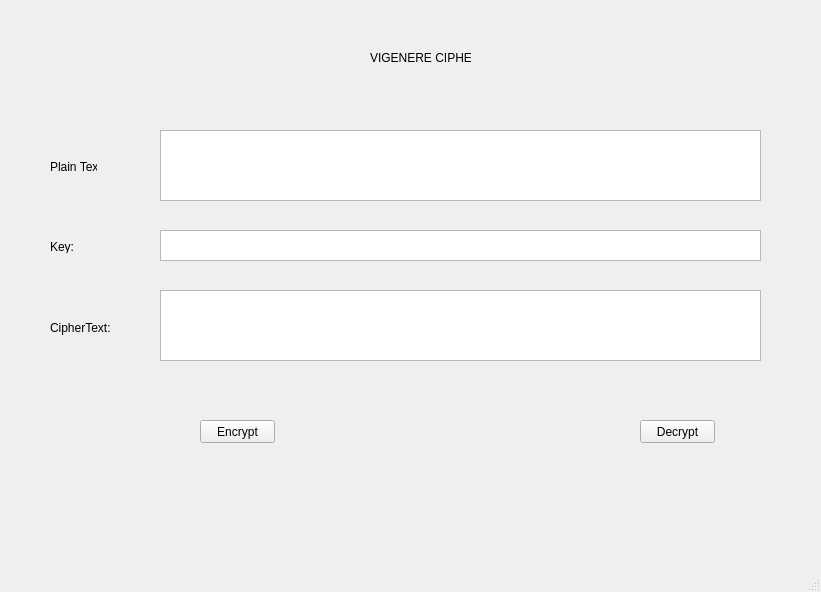
<?xml version="1.0" encoding="UTF-8"?>
<ui version="4.0">
 <class>MainWindow</class>
 <widget class="QMainWindow" name="MainWindow">
  <property name="geometry">
   <rect>
    <x>0</x>
    <y>0</y>
    <width>821</width>
    <height>592</height>
   </rect>
  </property>
  <property name="windowTitle">
   <string>MainWindow</string>
  </property>
  <widget class="QWidget" name="centralwidget">
   <widget class="QLabel" name="label">
    <property name="geometry">
     <rect>
      <x>50</x>
      <y>160</y>
      <width>47</width>
      <height>13</height>
     </rect>
    </property>
    <property name="text">
     <string>Plain Text:</string>
    </property>
   </widget>
   <widget class="QPlainTextEdit" name="PlainText_plt">
    <property name="geometry">
     <rect>
      <x>160</x>
      <y>130</y>
      <width>601</width>
      <height>71</height>
     </rect>
    </property>
   </widget>
   <widget class="QLabel" name="label_2">
    <property name="geometry">
     <rect>
      <x>50</x>
      <y>240</y>
      <width>47</width>
      <height>13</height>
     </rect>
    </property>
    <property name="text">
     <string>Key:</string>
    </property>
   </widget>
   <widget class="QPlainTextEdit" name="CipherText_plt">
    <property name="geometry">
     <rect>
      <x>160</x>
      <y>290</y>
      <width>601</width>
      <height>71</height>
     </rect>
    </property>
   </widget>
   <widget class="QLabel" name="label_3">
    <property name="geometry">
     <rect>
      <x>50</x>
      <y>320</y>
      <width>61</width>
      <height>16</height>
     </rect>
    </property>
    <property name="text">
     <string>CipherText:</string>
    </property>
   </widget>
   <widget class="QLabel" name="label_4">
    <property name="geometry">
     <rect>
      <x>370</x>
      <y>50</y>
      <width>101</width>
      <height>16</height>
     </rect>
    </property>
    <property name="text">
     <string>VIGENERE CIPHER</string>
    </property>
   </widget>
   <widget class="QPushButton" name="Encrypt_pb">
    <property name="geometry">
     <rect>
      <x>200</x>
      <y>420</y>
      <width>75</width>
      <height>23</height>
     </rect>
    </property>
    <property name="text">
     <string>Encrypt</string>
    </property>
   </widget>
   <widget class="QPushButton" name="Decrypt_pb">
    <property name="geometry">
     <rect>
      <x>640</x>
      <y>420</y>
      <width>75</width>
      <height>23</height>
     </rect>
    </property>
    <property name="text">
     <string>Decrypt</string>
    </property>
   </widget>
   <widget class="QPlainTextEdit" name="Key_plt">
    <property name="geometry">
     <rect>
      <x>160</x>
      <y>230</y>
      <width>601</width>
      <height>31</height>
     </rect>
    </property>
   </widget>
  </widget>
  <widget class="QMenuBar" name="menubar">
   <property name="geometry">
    <rect>
     <x>0</x>
     <y>0</y>
     <width>821</width>
     <height>21</height>
    </rect>
   </property>
  </widget>
  <widget class="QStatusBar" name="statusbar"/>
 </widget>
 <resources/>
 <connections/>
</ui>
